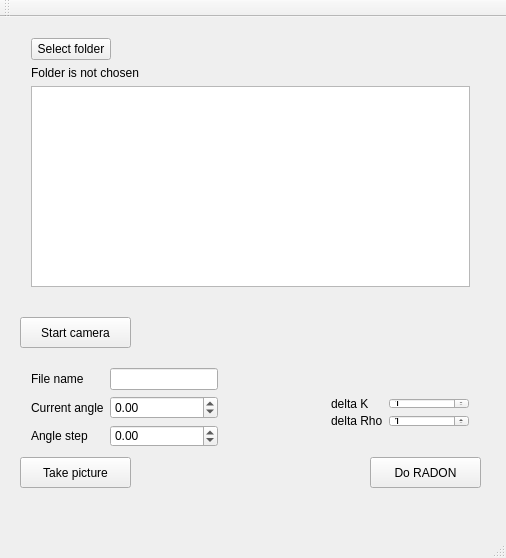
<?xml version="1.0" encoding="UTF-8"?>
<ui version="4.0">
 <class>MainWindow</class>
 <widget class="QMainWindow" name="MainWindow">
  <property name="geometry">
   <rect>
    <x>0</x>
    <y>0</y>
    <width>506</width>
    <height>558</height>
   </rect>
  </property>
  <property name="windowTitle">
   <string>Radon</string>
  </property>
  <widget class="QWidget" name="centralWidget">
   <widget class="QPushButton" name="button">
    <property name="geometry">
     <rect>
      <x>20</x>
      <y>300</y>
      <width>111</width>
      <height>31</height>
     </rect>
    </property>
    <property name="text">
     <string>Start camera</string>
    </property>
   </widget>
   <widget class="QPushButton" name="takePictureButton">
    <property name="geometry">
     <rect>
      <x>20</x>
      <y>440</y>
      <width>111</width>
      <height>31</height>
     </rect>
    </property>
    <property name="text">
     <string>Take picture</string>
    </property>
   </widget>
   <widget class="QWidget" name="verticalLayoutWidget">
    <property name="geometry">
     <rect>
      <x>20</x>
      <y>10</y>
      <width>461</width>
      <height>271</height>
     </rect>
    </property>
    <layout class="QVBoxLayout" name="verticalLayout">
     <item>
      <layout class="QHBoxLayout" name="horizontalLayout">
       <item>
        <widget class="QPushButton" name="chooseFolderButton">
         <property name="text">
          <string>Select folder</string>
         </property>
        </widget>
       </item>
       <item>
        <spacer name="horizontalSpacer">
         <property name="orientation">
          <enum>Qt::Horizontal</enum>
         </property>
         <property name="sizeHint" stdset="0">
          <size>
           <width>40</width>
           <height>20</height>
          </size>
         </property>
        </spacer>
       </item>
      </layout>
     </item>
     <item>
      <widget class="QLabel" name="folderNameLabel">
       <property name="text">
        <string>Folder is not chosen</string>
       </property>
      </widget>
     </item>
     <item>
      <widget class="QTableWidget" name="fileListTable">
       <property name="columnCount">
        <number>2</number>
       </property>
       <attribute name="horizontalHeaderVisible">
        <bool>false</bool>
       </attribute>
       <attribute name="verticalHeaderVisible">
        <bool>false</bool>
       </attribute>
       <column/>
       <column/>
      </widget>
     </item>
    </layout>
   </widget>
   <widget class="QWidget" name="formLayoutWidget">
    <property name="geometry">
     <rect>
      <x>20</x>
      <y>340</y>
      <width>209</width>
      <height>101</height>
     </rect>
    </property>
    <layout class="QFormLayout" name="formLayout">
     <item row="1" column="0">
      <widget class="QLabel" name="label">
       <property name="text">
        <string>Current angle</string>
       </property>
      </widget>
     </item>
     <item row="1" column="1">
      <widget class="QDoubleSpinBox" name="currentAngleSpin">
       <property name="minimum">
        <double>-1000.000000000000000</double>
       </property>
       <property name="maximum">
        <double>1000.000000000000000</double>
       </property>
      </widget>
     </item>
     <item row="2" column="0">
      <widget class="QLabel" name="label_2">
       <property name="text">
        <string>Angle step</string>
       </property>
      </widget>
     </item>
     <item row="2" column="1">
      <widget class="QDoubleSpinBox" name="stepAngleSpin">
       <property name="minimum">
        <double>-100.000000000000000</double>
       </property>
      </widget>
     </item>
     <item row="0" column="0">
      <widget class="QLabel" name="label_3">
       <property name="text">
        <string>File name</string>
       </property>
      </widget>
     </item>
     <item row="0" column="1">
      <widget class="QLineEdit" name="fileNameEdit"/>
     </item>
    </layout>
   </widget>
   <widget class="QPushButton" name="radonButton">
    <property name="geometry">
     <rect>
      <x>370</x>
      <y>440</y>
      <width>111</width>
      <height>31</height>
     </rect>
    </property>
    <property name="text">
     <string>Do RADON</string>
    </property>
   </widget>
   <widget class="QWidget" name="formLayoutWidget_2">
    <property name="geometry">
     <rect>
      <x>320</x>
      <y>370</y>
      <width>160</width>
      <height>51</height>
     </rect>
    </property>
    <layout class="QFormLayout" name="formLayout_2">
     <item row="0" column="1">
      <widget class="QSpinBox" name="deltaKSpin">
       <property name="minimum">
        <number>1</number>
       </property>
      </widget>
     </item>
     <item row="1" column="1">
      <widget class="QSpinBox" name="deltaRhoSpin">
       <property name="minimum">
        <number>1</number>
       </property>
      </widget>
     </item>
     <item row="0" column="0">
      <widget class="QLabel" name="label_4">
       <property name="text">
        <string>delta K</string>
       </property>
      </widget>
     </item>
     <item row="1" column="0">
      <widget class="QLabel" name="label_5">
       <property name="text">
        <string>delta Rho</string>
       </property>
      </widget>
     </item>
    </layout>
   </widget>
  </widget>
  <widget class="QMenuBar" name="menuBar">
   <property name="geometry">
    <rect>
     <x>0</x>
     <y>0</y>
     <width>506</width>
     <height>27</height>
    </rect>
   </property>
  </widget>
  <widget class="QToolBar" name="mainToolBar">
   <attribute name="toolBarArea">
    <enum>TopToolBarArea</enum>
   </attribute>
   <attribute name="toolBarBreak">
    <bool>false</bool>
   </attribute>
  </widget>
  <widget class="QStatusBar" name="statusBar"/>
 </widget>
 <layoutdefault spacing="6" margin="11"/>
 <resources/>
 <connections/>
</ui>
